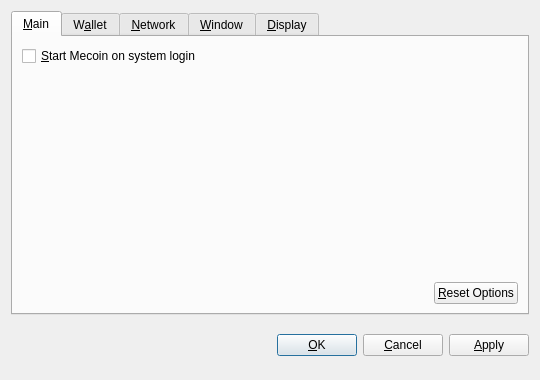
<?xml version="1.0" encoding="UTF-8"?>
<ui version="4.0">
 <class>OptionsDialog</class>
 <widget class="QDialog" name="OptionsDialog">
  <property name="geometry">
   <rect>
    <x>0</x>
    <y>0</y>
    <width>540</width>
    <height>380</height>
   </rect>
  </property>
  <property name="windowTitle">
   <string>Options</string>
  </property>
  <property name="modal">
   <bool>true</bool>
  </property>
  <layout class="QVBoxLayout" name="verticalLayout">
   <item>
    <widget class="QTabWidget" name="tabWidget">
     <property name="tabPosition">
      <enum>QTabWidget::North</enum>
     </property>
     <property name="currentIndex">
      <number>0</number>
     </property>
     <widget class="QWidget" name="tabMain">
      <attribute name="title">
       <string>&amp;Main</string>
      </attribute>
      <layout class="QVBoxLayout" name="verticalLayout_Main">
       <item>
        <widget class="QCheckBox" name="bitcoinAtStartup">
         <property name="toolTip">
          <string>Automatically start Mecoin after logging in to the system.</string>
         </property>
         <property name="text">
          <string>&amp;Start Mecoin on system login</string>
         </property>
        </widget>
       </item>
       <item>
        <spacer name="verticalSpacer_Main">
         <property name="orientation">
          <enum>Qt::Vertical</enum>
         </property>
         <property name="sizeHint" stdset="0">
          <size>
           <width>20</width>
           <height>40</height>
          </size>
         </property>
        </spacer>
       </item>
       <item>
        <layout class="QHBoxLayout" name="horizontalLayout_2_Main">
         <item>
          <spacer name="horizontalSpacer_2_Main">
           <property name="orientation">
            <enum>Qt::Horizontal</enum>
           </property>
           <property name="sizeHint" stdset="0">
            <size>
             <width>40</width>
             <height>20</height>
            </size>
           </property>
          </spacer>
         </item>
         <item>
          <widget class="QPushButton" name="resetButton">
           <property name="toolTip">
            <string>Reset all client options to default.</string>
           </property>
           <property name="text">
            <string>&amp;Reset Options</string>
           </property>
           <property name="autoDefault">
            <bool>false</bool>
           </property>
          </widget>
         </item>
        </layout>
       </item>
      </layout>
     </widget>
     <widget class="QWidget" name="tabWallet">
      <attribute name="title">
       <string>W&amp;allet</string>
      </attribute>
      <layout class="QVBoxLayout" name="verticalLayout_Network">
       <item>
        <widget class="QLabel" name="transactionFeeInfoLabel">
         <property name="text">
          <string>Optional transaction fee per kB that helps make sure your transactions are processed quickly. Most transactions are 1 kB.</string>
         </property>
         <property name="textFormat">
          <enum>Qt::PlainText</enum>
         </property>
         <property name="wordWrap">
          <bool>true</bool>
         </property>
        </widget>
       </item>
       <item>
        <layout class="QHBoxLayout" name="horizontalLayout_1_Main">
         <item>
          <widget class="QLabel" name="transactionFeeLabel">
           <property name="text">
            <string>Pay transaction &amp;fee</string>
           </property>
           <property name="textFormat">
            <enum>Qt::PlainText</enum>
           </property>
           <property name="buddy">
            <cstring>transactionFee</cstring>
           </property>
          </widget>
         </item>
         <item>
          <widget class="BitcoinAmountField" name="transactionFee"/>
         </item>
         <item>
          <spacer name="horizontalSpacer_1_Main">
           <property name="orientation">
            <enum>Qt::Horizontal</enum>
           </property>
           <property name="sizeHint" stdset="0">
            <size>
             <width>40</width>
             <height>20</height>
            </size>
           </property>
          </spacer>
         </item>
        </layout>
       </item>
       <item>
        <widget class="QLabel" name="label">
         <property name="text">
          <string>If you disable the spending of unconfirmed change, the change from a transaction cannot be used until that transaction has at least one confirmation. This also affects how your balance is computed.</string>
         </property>
         <property name="wordWrap">
          <bool>true</bool>
         </property>
        </widget>
       </item>
       <item>
        <widget class="QCheckBox" name="spendZeroConfChange">
         <property name="text">
          <string>Spend unconfirmed change  (experts only)</string>
         </property>
        </widget>
       </item>
       <item>
        <spacer name="verticalSpacer">
         <property name="orientation">
          <enum>Qt::Vertical</enum>
         </property>
         <property name="sizeHint" stdset="0">
          <size>
           <width>20</width>
           <height>40</height>
          </size>
         </property>
        </spacer>
       </item>
      </layout>
     </widget>
     <widget class="QWidget" name="tabNetwork">
      <attribute name="title">
       <string>&amp;Network</string>
      </attribute>
      <layout class="QVBoxLayout" name="verticalLayout_Network">
       <item>
        <widget class="QCheckBox" name="mapPortUpnp">
         <property name="toolTip">
          <string>Automatically open the Mecoin client port on the router. This only works when your router supports UPnP and it is enabled.</string>
         </property>
         <property name="text">
          <string>Map port using &amp;UPnP</string>
         </property>
        </widget>
       </item>
       <item>
        <widget class="QCheckBox" name="connectSocks">
         <property name="toolTip">
          <string>Connect to the Mecoin network through a SOCKS proxy (e.g. when connecting through Tor).</string>
         </property>
         <property name="text">
          <string>&amp;Connect through SOCKS proxy:</string>
         </property>
        </widget>
       </item>
       <item>
        <layout class="QHBoxLayout" name="horizontalLayout_Network">
         <item>
          <widget class="QLabel" name="proxyIpLabel">
           <property name="text">
            <string>Proxy &amp;IP:</string>
           </property>
           <property name="textFormat">
            <enum>Qt::PlainText</enum>
           </property>
           <property name="buddy">
            <cstring>proxyIp</cstring>
           </property>
          </widget>
         </item>
         <item>
          <widget class="QValidatedLineEdit" name="proxyIp">
           <property name="maximumSize">
            <size>
             <width>140</width>
             <height>16777215</height>
            </size>
           </property>
           <property name="toolTip">
            <string>IP address of the proxy (e.g. 127.0.0.1)</string>
           </property>
          </widget>
         </item>
         <item>
          <widget class="QLabel" name="proxyPortLabel">
           <property name="text">
            <string>&amp;Port:</string>
           </property>
           <property name="textFormat">
            <enum>Qt::PlainText</enum>
           </property>
           <property name="buddy">
            <cstring>proxyPort</cstring>
           </property>
          </widget>
         </item>
         <item>
          <widget class="QLineEdit" name="proxyPort">
           <property name="maximumSize">
            <size>
             <width>55</width>
             <height>16777215</height>
            </size>
           </property>
           <property name="toolTip">
            <string>Port of the proxy (e.g. 9050)</string>
           </property>
          </widget>
         </item>
         <item>
          <widget class="QLabel" name="socksVersionLabel">
           <property name="text">
            <string>SOCKS &amp;Version:</string>
           </property>
           <property name="textFormat">
            <enum>Qt::PlainText</enum>
           </property>
           <property name="buddy">
            <cstring>socksVersion</cstring>
           </property>
          </widget>
         </item>
         <item>
          <widget class="QValueComboBox" name="socksVersion">
           <property name="toolTip">
            <string>SOCKS version of the proxy (e.g. 5)</string>
           </property>
          </widget>
         </item>
         <item>
          <spacer name="horizontalSpacer_Network">
           <property name="orientation">
            <enum>Qt::Horizontal</enum>
           </property>
           <property name="sizeHint" stdset="0">
            <size>
             <width>40</width>
             <height>20</height>
            </size>
           </property>
          </spacer>
         </item>
        </layout>
       </item>
       <item>
        <spacer name="verticalSpacer_Network">
         <property name="orientation">
          <enum>Qt::Vertical</enum>
         </property>
         <property name="sizeHint" stdset="0">
          <size>
           <width>20</width>
           <height>40</height>
          </size>
         </property>
        </spacer>
       </item>
      </layout>
     </widget>
     <widget class="QWidget" name="tabWindow">
      <attribute name="title">
       <string>&amp;Window</string>
      </attribute>
      <layout class="QVBoxLayout" name="verticalLayout_Window">
       <item>
        <widget class="QCheckBox" name="minimizeToTray">
         <property name="toolTip">
          <string>Show only a tray icon after minimizing the window.</string>
         </property>
         <property name="text">
          <string>&amp;Minimize to the tray instead of the taskbar</string>
         </property>
        </widget>
       </item>
       <item>
        <widget class="QCheckBox" name="minimizeOnClose">
         <property name="toolTip">
          <string>Minimize instead of exit the application when the window is closed. When this option is enabled, the application will be closed only after selecting Quit in the menu.</string>
         </property>
         <property name="text">
          <string>M&amp;inimize on close</string>
         </property>
        </widget>
       </item>
       <item>
        <spacer name="verticalSpacer_Window">
         <property name="orientation">
          <enum>Qt::Vertical</enum>
         </property>
         <property name="sizeHint" stdset="0">
          <size>
           <width>20</width>
           <height>40</height>
          </size>
         </property>
        </spacer>
       </item>
      </layout>
     </widget>
     <widget class="QWidget" name="tabDisplay">
      <attribute name="title">
       <string>&amp;Display</string>
      </attribute>
      <layout class="QVBoxLayout" name="verticalLayout_Display">
       <item>
        <layout class="QHBoxLayout" name="horizontalLayout_1_Display">
         <item>
          <widget class="QLabel" name="langLabel">
           <property name="text">
            <string>User Interface &amp;language:</string>
           </property>
           <property name="textFormat">
            <enum>Qt::PlainText</enum>
           </property>
           <property name="buddy">
            <cstring>lang</cstring>
           </property>
          </widget>
         </item>
         <item>
          <widget class="QValueComboBox" name="lang">
           <property name="toolTip">
            <string>The user interface language can be set here. This setting will take effect after restarting Mecoin.</string>
           </property>
          </widget>
         </item>
        </layout>
       </item>
       <item>
        <layout class="QHBoxLayout" name="horizontalLayout_2_Display">
         <item>
          <widget class="QLabel" name="unitLabel">
           <property name="text">
            <string>&amp;Unit to show amounts in:</string>
           </property>
           <property name="textFormat">
            <enum>Qt::PlainText</enum>
           </property>
           <property name="buddy">
            <cstring>unit</cstring>
           </property>
          </widget>
         </item>
         <item>
          <widget class="QValueComboBox" name="unit">
           <property name="toolTip">
            <string>Choose the default subdivision unit to show in the interface and when sending coins.</string>
           </property>
          </widget>
         </item>
        </layout>
       </item>
       <item>
        <widget class="QCheckBox" name="displayAddresses">
         <property name="toolTip">
          <string>Whether to show Mecoin addresses in the transaction list or not.</string>
         </property>
         <property name="text">
          <string>&amp;Display addresses in transaction list</string>
         </property>
        </widget>
       </item>
       <item>
        <widget class="QCheckBox" name="coinControlFeatures">
         <property name="toolTip">
          <string>Whether to show coin control features or not.</string>
         </property>
         <property name="text">
          <string>Display coin &amp;control features (experts only!)</string>
         </property>
        </widget>
       </item>
       <item>
        <spacer name="verticalSpacer_Display">
         <property name="orientation">
          <enum>Qt::Vertical</enum>
         </property>
         <property name="sizeHint" stdset="0">
          <size>
           <width>20</width>
           <height>40</height>
          </size>
         </property>
        </spacer>
       </item>
      </layout>
     </widget>
    </widget>
   </item>
   <item>
    <layout class="QHBoxLayout" name="horizontalLayout_Buttons">
     <item>
      <spacer name="horizontalSpacer_1">
       <property name="orientation">
        <enum>Qt::Horizontal</enum>
       </property>
       <property name="sizeHint" stdset="0">
        <size>
         <width>40</width>
         <height>48</height>
        </size>
       </property>
      </spacer>
     </item>
     <item>
      <widget class="QLabel" name="statusLabel">
       <property name="font">
        <font>
         <weight>75</weight>
         <bold>true</bold>
        </font>
       </property>
       <property name="text">
        <string/>
       </property>
       <property name="textFormat">
        <enum>Qt::PlainText</enum>
       </property>
       <property name="wordWrap">
        <bool>true</bool>
       </property>
      </widget>
     </item>
     <item>
      <spacer name="horizontalSpacer_2">
       <property name="orientation">
        <enum>Qt::Horizontal</enum>
       </property>
       <property name="sizeHint" stdset="0">
        <size>
         <width>40</width>
         <height>48</height>
        </size>
       </property>
      </spacer>
     </item>
     <item>
      <widget class="QPushButton" name="okButton">
       <property name="text">
        <string>&amp;OK</string>
       </property>
      </widget>
     </item>
     <item>
      <widget class="QPushButton" name="cancelButton">
       <property name="text">
        <string>&amp;Cancel</string>
       </property>
       <property name="autoDefault">
        <bool>false</bool>
       </property>
      </widget>
     </item>
     <item>
      <widget class="QPushButton" name="applyButton">
       <property name="text">
        <string>&amp;Apply</string>
       </property>
       <property name="autoDefault">
        <bool>false</bool>
       </property>
      </widget>
     </item>
    </layout>
   </item>
  </layout>
 </widget>
 <customwidgets>
  <customwidget>
   <class>BitcoinAmountField</class>
   <extends>QSpinBox</extends>
   <header>bitcoinamountfield.h</header>
  </customwidget>
  <customwidget>
   <class>QValueComboBox</class>
   <extends>QComboBox</extends>
   <header>qvaluecombobox.h</header>
  </customwidget>
  <customwidget>
   <class>QValidatedLineEdit</class>
   <extends>QLineEdit</extends>
   <header>qvalidatedlineedit.h</header>
  </customwidget>
 </customwidgets>
 <resources/>
 <connections/>
</ui>
